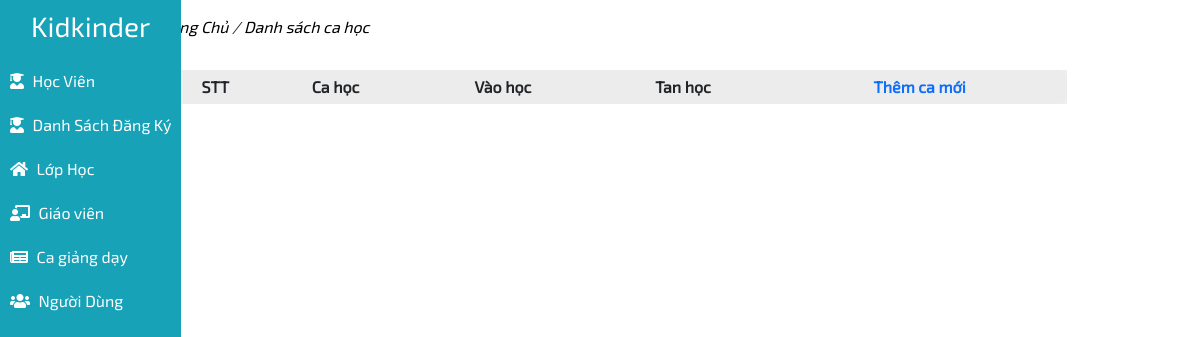
The page /admin/index.php?action=shift on the database as committed earlier.
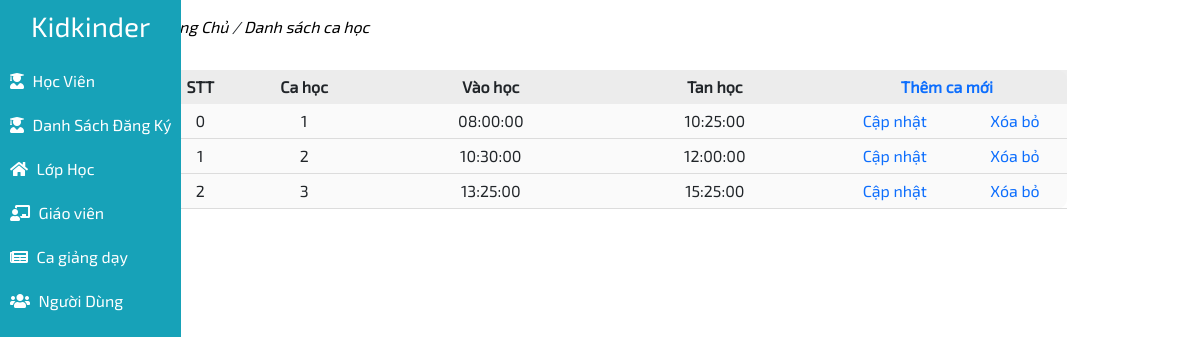
The same page on the database as committed later.
### tables this page shows
CREATE TABLE `shiftclass` (
  `idShift` int(11) NOT NULL,
  `hourStart` time DEFAULT NULL,
  `hourEnd` time DEFAULT NULL,
  `nameShift` varchar(45) DEFAULT NULL
);

### database/config.php (called while the page is built)
<?php
    function getConnect(){
        $host = "localhost";
        $dbname = "kisdschool";
        $dbusername = "root";
        $dbpwd = "";
        try {
            $conn = new PDO("mysql:host=$host;dbname=$dbname;charset=utf8", $dbusername, $dbpwd);
        }catch(Exception $ex){
            var_dump($ex->getMessage());
            die;
        }
        return $conn;
    }
    function executeQuery($sqlQuery, $getAll = false){
        $conn = getConnect();
        $stmt = $conn->prepare($sqlQuery);
        $stmt->execute();
        $result = $stmt->fetchAll();
        if(!$result){
            return null;
        }
        if($getAll){
            return $result;
        }
        return $result[0];
    }
?>

### admin/page/shift.php (the view, shortened to what this page needs)
<?php
$sqlGetShift = "SELECT * FROM shiftClass";
$dataShift = empty(executeQuery($sqlGetShift, true)) ? [] : executeQuery($sqlGetShift, true);
?>
<div class="studentPage">
    <p class="navPage">
        <a href=""><i>Trang Chủ</i></a>
        <i>/</i>
        <a href=""><i>Danh sách ca học</i></a>
    </p>
    <div class="content">
        <table>
            <thead>
                <tr>
                    <th>STT</th>
                    <th>Ca học</th>
                    <th>Vào học</th>
                    <th>Tan học</th>
                    <th colspan="2">
                        <a href="?action=new-shift">Thêm ca mới</a>
                    </th>
                </tr>
            </thead>
            <tbody>
                <?php foreach ($dataShift as $key => $value): ?>
                <tr>
                    <td><?= $key ?></td>
                    <td class="col-2"><?= $value['nameShift'] ?></td>
                    <td class="col-3"><?= $value['hourStart'] ?></td>
                    <td class="col-3"><?= $value['hourEnd'] ?></td>
                    <td>
                        <a href="?action=update-shift&id=<?= $value['idShift'] ?>">Cập nhật</a>
                    </td>
                    <td>
                        <a href="?action=remove-shift&id=<?= $value['idShift'] ?>">Xóa bỏ</a>
                    </td>
                </tr>
                <?php endforeach ?>
            </tbody>
        </table>
    </div>
</div>

### admin/index.php (shortened to what this page needs)
<?php
require_once("../database/config.php");
$action = empty($_GET['action']) ? "" : $_GET['action'];
?>
<!DOCTYPE html>
<html lang="en">
<head>
</head>
<body>
    <div class="home">
        <div class="navBar">
            <?php require "./nav_bar.php" ?>
        </div>
        <div class="content">
            <?php
                switch ($action) {
                    case 'shift':
                        include "page/shift.php";
                        break;
                }
            ?>
        </div>
    </div>
</body>
</html>

### database/url.php (shortened to what this page needs)
<link href="https://cdnjs.cloudflare.com/ajax/libs/font-awesome/5.10.0/css/all.min.css" rel="stylesheet">
<link href="lib/flaticon/font/flaticon.css" rel="stylesheet">
<link href="lib/owlcarousel/assets/owl.carousel.min.css" rel="stylesheet">
<link href="lib/lightbox/css/lightbox.min.css" rel="stylesheet">
<link href="css/style.css" rel="stylesheet">

### admin/nav_bar.php (shortened to what this page needs)
<?php
require "../database/url.php";
?>
<link rel="stylesheet" href="./css/style.css">
<link href="https://cdn.jsdelivr.net/npm/bootstrap@5.3.0-alpha3/dist/css/bootstrap.min.css" rel="stylesheet">
<div class="nav">
    <h3>Kidkinder</h3>
    <ul>
        <li>
            <a href="./?action=students">
                <i class="fas fa-user-graduate"></i>
                Học Viên
            </a>
        </li>
        <li>
            <a href="./?action=register-students">
                <i class="fas fa-user-graduate"></i>
                Danh Sách Đăng Ký
            </a>
        </li>
        <li>
            <a href="?action=room">
                <i class="fas fa-home"></i>
                Lớp Học
            </a>
        </li>
        <li>
            <a href="?action=teacher">
                <i class="fas fa-chalkboard-teacher"></i>
                Giáo viên
            </a>
        </li>
        <li>
            <a href="?action=shift">
                <i class="fas fa-newspaper"></i>
                Ca giảng dạy
            </a>
        </li>
        <li>
            <a href="?action=users">
                <i class="fas fa-users"></i>
                Người Dùng
            </a>
        </li>
    </ul>
</div>

### admin/css/style.css (style rules this page uses)
* { margin: 0; padding: 0; font-family: "Exo2"; }
.home { display: flex; }
.nav { background-color: #17a2b8; height: 100vh; padding: 10px 0px; margin-right: 15px; display: flex; flex-direction: column; align-items: flex-start; position: fixed; max-width: 200px; }
.nav h3 { color: white; text-align: center !important; padding-bottom: 15px; margin: 0 auto; }
.nav ul { padding: 0; margin: 0; width: 100%; }
.nav ul li { list-style: none; padding: 10px; }
.nav ul li a { text-decoration: none; color: white; display: block; }
.nav ul li a i { margin-right: 5px; }
.home { display: flex; justify-content: space-between; }
.home .navBar { width: 12%; }
.home .content { width: 90%; padding: 15px ; }
.navPage a { color: black; text-decoration: none; }
.studentPage .content a { text-decoration: none; }
.content table { width: 100%; }
.content table thead th { padding: 5px 10px; text-align: center; }
.content table tbody td { text-align: center; padding: 5px 0px; border-bottom: 1px solid gainsboro; }
.content table { text-align: center; width: 100%; background: #f3f3f373; padding: 10px; border-radius: 10px; }
.content table thead th { background-color: #e5e5e5a6; padding: 5px 0px; }

Rows that differ between the two databases and show on the page:
added shiftclass: key "0", nameShift "1", hourStart "08:00:00", hourEnd "10:25:00"
added shiftclass: key "1", nameShift "2", hourStart "10:30:00", hourEnd "12:00:00"
added shiftclass: key "2", nameShift "3", hourStart "13:25:00", hourEnd "15:25:00"
